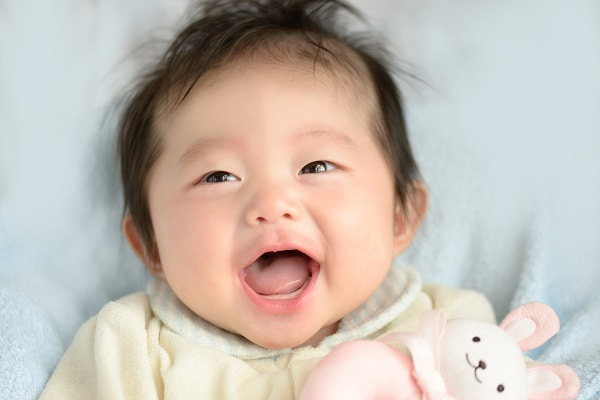
#> input picture shared_dir/baby_picture/sample.jpg, 600 x 400 px
$ python retinaface_check.py
#> lines starting #> are read from the running program, lines starting #| are printed output that depends on the picture
import cv2
import os
from retinaface.pre_trained_models import get_model

import warnings

warnings.simplefilter('ignore',UserWarning)

# pic_path = './real_smile'
# baby_list = sorted([i for i in os.listdir(pic_path) if '.JPG' in i])
baby_list = ['./baby_picture/sample.jpg']

smile_cascade = cv2.CascadeClassifier('./haarcascade_smile.xml')

face_count = 0
smile_count = 0

for i,img_path in enumerate(baby_list):
    print(img_path,'START')

    # img = cv2.imread(os.path.join(pic_path,img_path))
    img = cv2.imread(img_path)
#> img is the input picture: shape (400, 600, 3); mean B, G, R 179.9, 188.7, 198.2
    rgb_img = cv2.cvtColor(img, cv2.COLOR_BGR2RGB)
    gray = cv2.cvtColor(img, cv2.COLOR_BGR2GRAY)
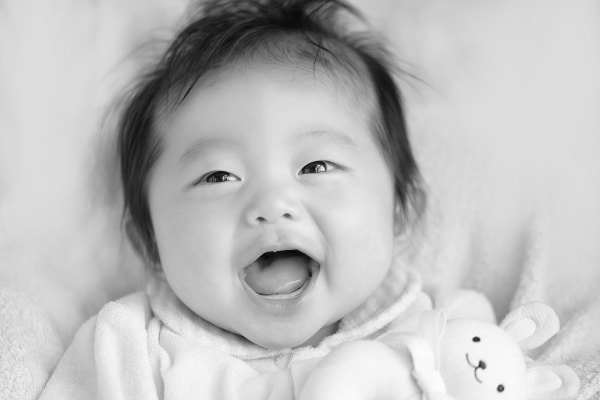
#> gray: shape (400, 600); min 6, max 253, mean 190.5

#> (the run stopped early here; a loop or call above may not have finished)
